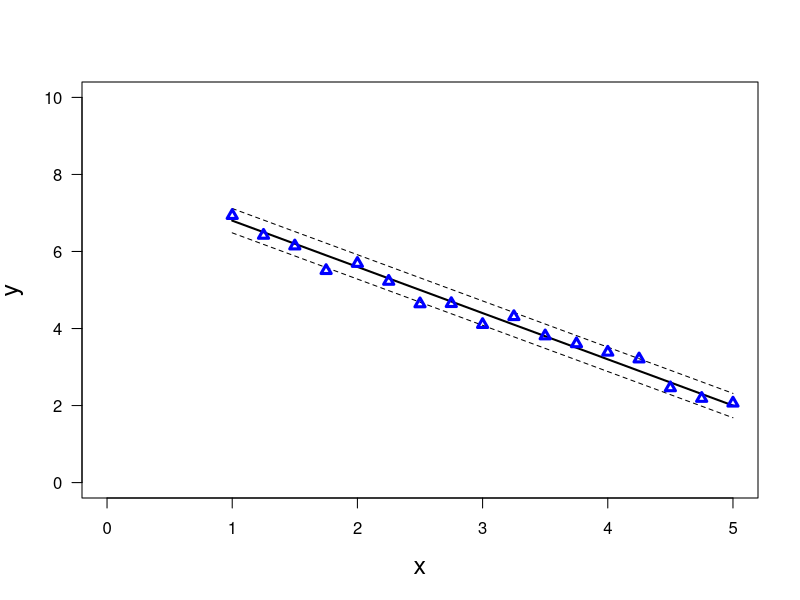

The R script that drew this image:
print('file: R_LSdataSE.R')
# generate & plot mean of artifical data (with respect to y) & +- standard error of the mean
beta0 = 8; beta = -1.2 # true intercept & slope
sigma = 1              # true standard deviation of normal noise
# ----------- generate data (begin)
set.seed(1953)                       # set seed for random number generators
x = seq(1,5,0.25); Lx = length(x)    # non-stochastic (uncertainty = 0)
Lr = 10                              # number of data for each x-value ('replicates')
se = sigma/sqrt(Lr); print(c(round(se,4),'standard error'))
y = matrix(data=NA,nrow=Lx,ncol=Lr)  # Lx x Lr = 17 x 10 matrix
for(k in 1:Lx) y[k,] = beta0+beta*x[k]+sigma*rnorm(Lr) # additive normal noise
# ----------- generate data (end)
ymean = numeric(Lx); for(k in 1:Lx) ymean[k] = mean(y[k,])  # mean y-values
ypse = beta0+beta*x+se; ymse = beta0+beta*x-se
yexact = beta0+beta*x
# png('SLFartifialSE220308.png',width=16,height=16,units='cm',res=300)
plot(x,ypse,type='l',lty=2,lwd=1,col='black',ylim=c(0,10),      # plot exact line plus SE
     xlim=c(0,max(x)), xlab='x',ylab='y',las=1,pch=24,cex.lab=1.5)
lines(x,ymse,col='black',lwd=1,lty=2)                           # plot exact line minus SE
lines(x,yexact,col='black',lwd=2)                               # plot exact line 
points(x,ymean,lwd=3,col='blue',cex=1,pch=24)                   # plot mean y-values
# dev.off()
